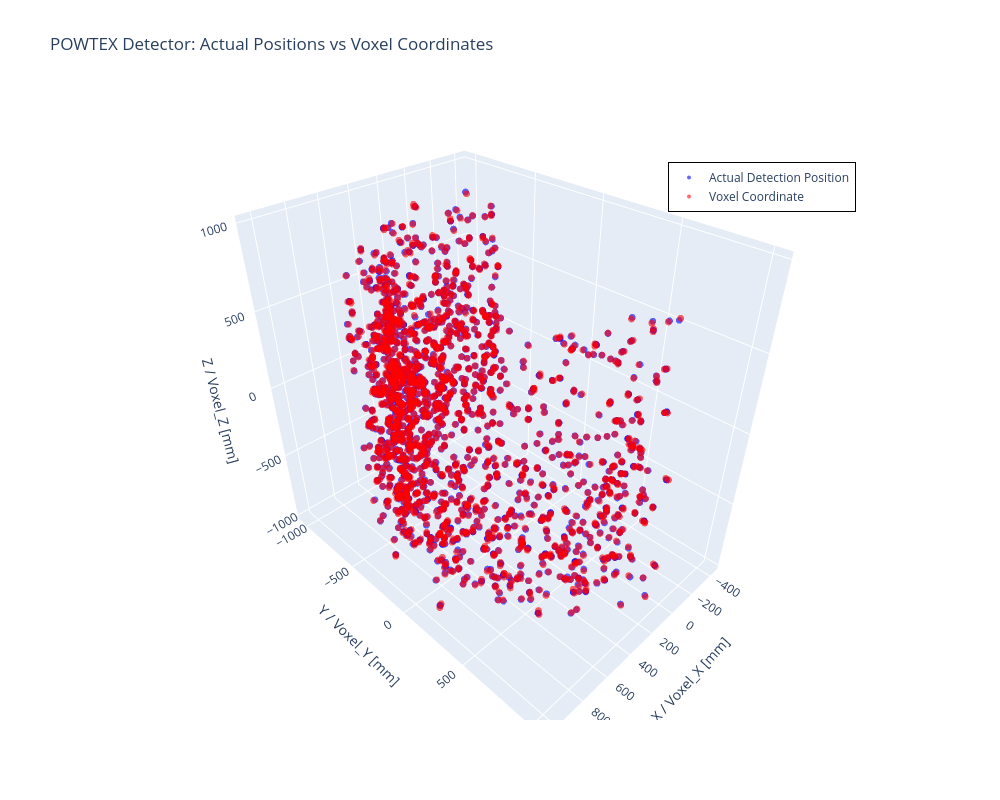

This figure's notebook cell:
### Markdown cell above
## 6. Create Combined 3D Plot with Color Differentiation

### Code cell
# Create combined 3D scatter plot with both datasets
fig_combined = go.Figure()

# Add actual positions (blue)
fig_combined.add_trace(go.Scatter3d(
    x=x_pos,
    y=y_pos,
    z=z_pos,
    mode='markers',
    marker=dict(
        size=4,
        color='blue',
        opacity=0.6,
        line=dict(width=0)
    ),
    text=[f"Actual Position {i}<br>x: {x_pos[i]:.2f}<br>y: {y_pos[i]:.2f}<br>z: {z_pos[i]:.2f}" 
          for i in range(len(x_pos))],
    hovertemplate='%{text}<extra></extra>',
    name='Actual Detection Position'
))

# Add voxel coordinates (red)
fig_combined.add_trace(go.Scatter3d(
    x=voxel_x,
    y=voxel_y,
    z=voxel_z,
    mode='markers',
    marker=dict(
        size=4,
        color='red',
        opacity=0.6,
        line=dict(width=0)
    ),
    text=[f"Voxel {i}<br>voxel_x: {voxel_x[i]:.2f}<br>voxel_y: {voxel_y[i]:.2f}<br>voxel_z: {voxel_z[i]:.2f}" 
          for i in range(len(voxel_x))],
    hovertemplate='%{text}<extra></extra>',
    name='Voxel Coordinate'
))

fig_combined.update_layout(
    title='POWTEX Detector: Actual Positions vs Voxel Coordinates',
    scene=dict(
        xaxis_title='X / Voxel_X [mm]',
        yaxis_title='Y / Voxel_Y [mm]',
        zaxis_title='Z / Voxel_Z [mm]',
        aspectmode='data'
    ),
    width=1000,
    height=800,
    hovermode='closest',
    showlegend=True,
    legend=dict(
        x=0.7,
        y=0.9,
        bgcolor='rgba(255,255,255,0.8)',
        bordercolor='black',
        borderwidth=1
    )
)

fig_combined.show()

### Figure 1 — Plotly figure (JSON) as saved in the notebook; plotly's stock layout.template omitted (floating-point values rounded to 4 significant figures; data arrays with more than 128 entries replaced by an {"elided": "..."} marker saying what was removed)
{"data": [{"hovertemplate": "%{text}<extra></extra>", "marker": {"color": "blue", "line": {"width": 0}, "opacity": 0.6, "size": 4}, "mode": "markers", "name": "Actual Detection Position", "text": {"elided": "1821 str values"}, "type": "scatter3d", "x": {"elided": "1821 float values"}, "y": {"elided": "1821 float values"}, "z": {"elided": "1821 float values"}}, {"hovertemplate": "%{text}<extra></extra>", "marker": {"color": "red", "line": {"width": 0}, "opacity": 0.6, "size": 4}, "mode": "markers", "name": "Voxel Coordinate", "text": {"elided": "1821 str values"}, "type": "scatter3d", "x": {"elided": "1821 float values"}, "y": {"elided": "1821 float values"}, "z": {"elided": "1821 float values"}}], "layout": {"height": 800, "hovermode": "closest", "legend": {"bgcolor": "rgba(255,255,255,0.8)", "bordercolor": "black", "borderwidth": 1, "x": 0.7, "y": 0.9}, "scene": {"aspectmode": "data", "xaxis": {"title": {"text": "X / Voxel_X [mm]"}}, "yaxis": {"title": {"text": "Y / Voxel_Y [mm]"}}, "zaxis": {"title": {"text": "Z / Voxel_Z [mm]"}}}, "showlegend": true, "title": {"text": "POWTEX Detector: Actual Positions vs Voxel Coordinates"}, "width": 1000}}
